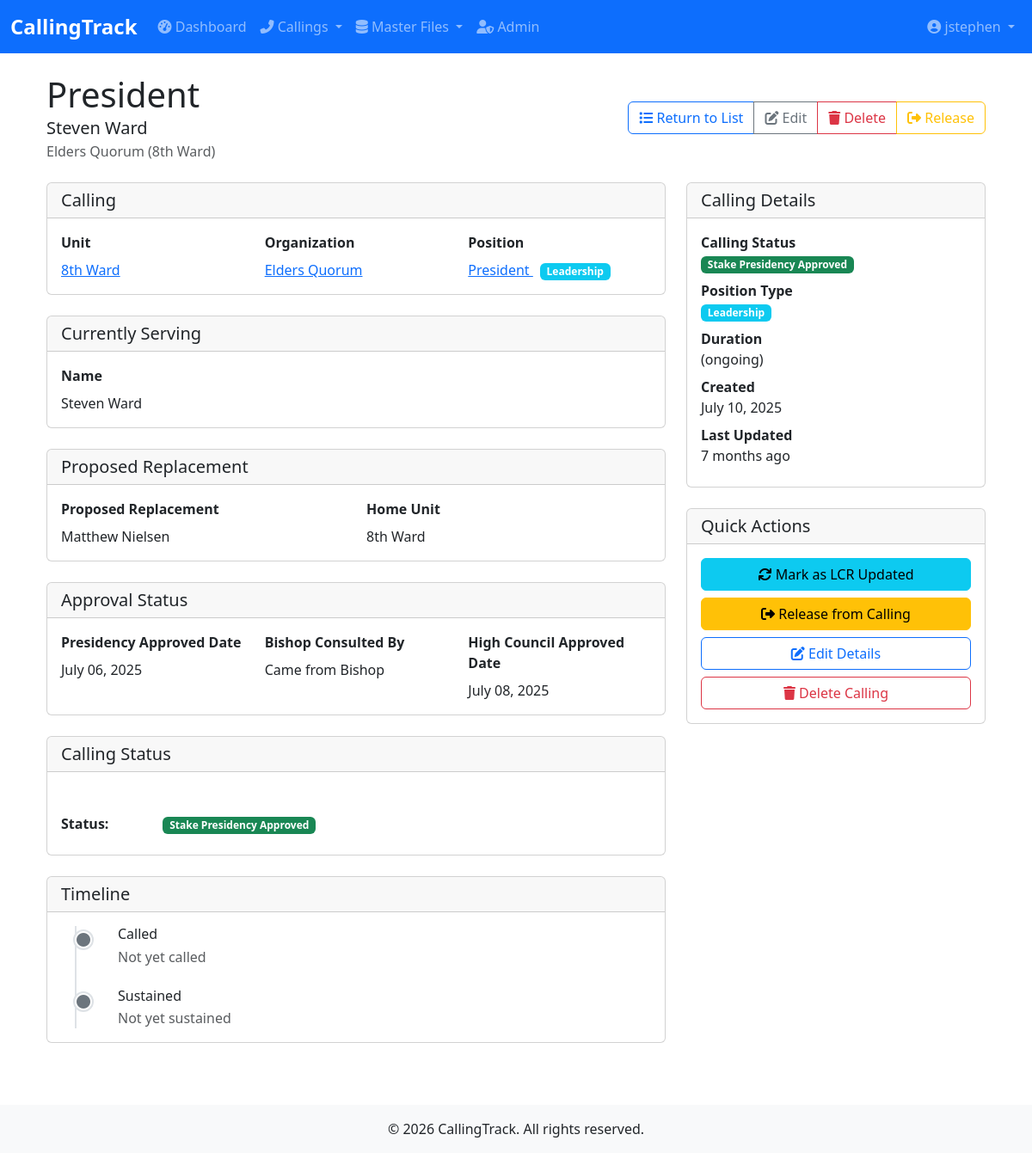
The app's page /callings/callings/145/ (signed in), older data.
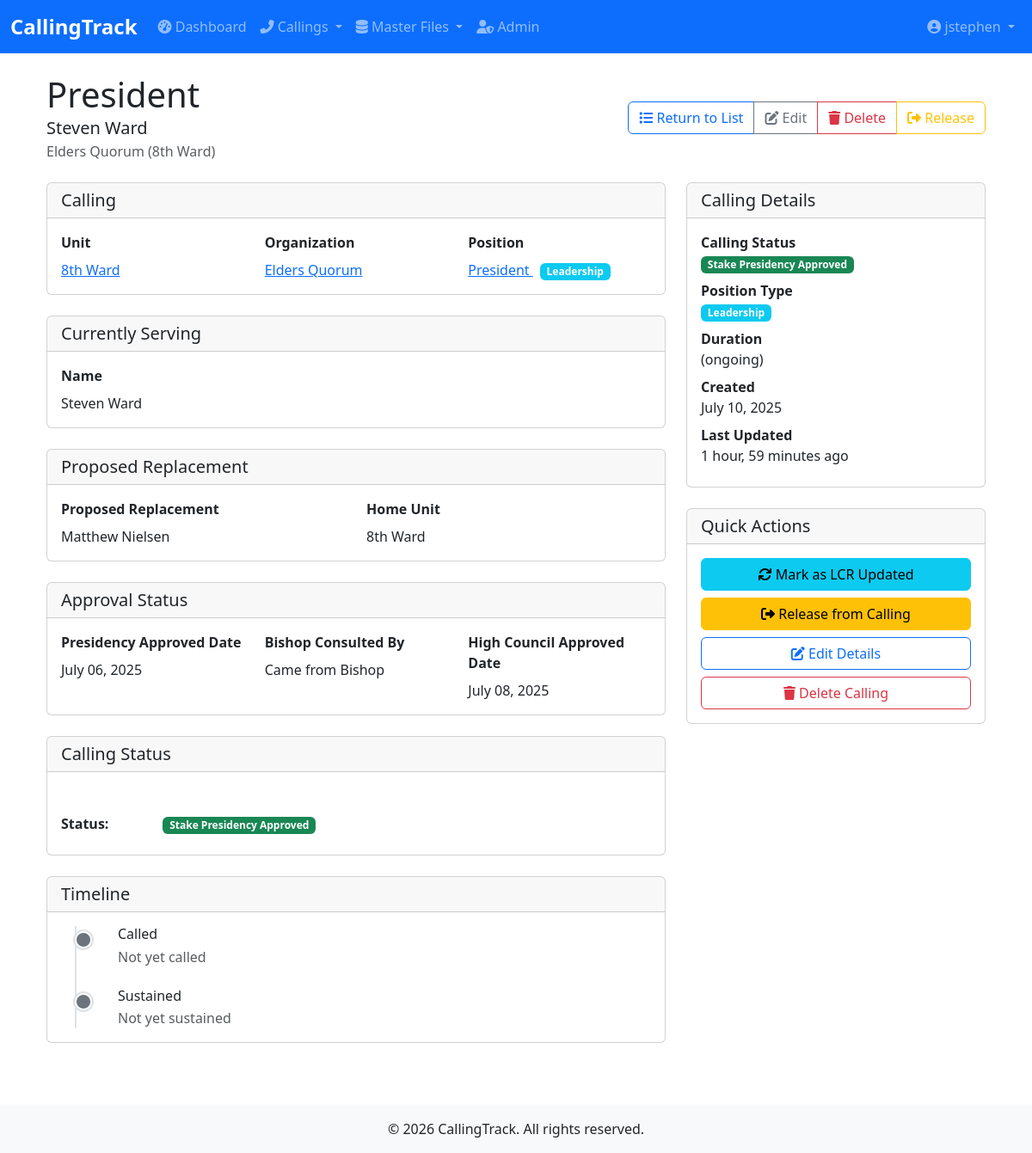
The same page, newer data.
### callings/models.py (models this page shows, shortened)
class Calling(models.Model):
    STATUS_CHOICES = [
        ('PENDING', 'Pending'),
        ('APPROVED', 'Stake Presidency Approved'),
        ('HC_APPROVED', 'High Council Approved'),
        ('ON_HOLD', 'On Hold'),
        ('CALLED', 'Called'),
        ('LCR_UPDATED', 'LCR Updated'),
    ]
    unit = models.ForeignKey(Unit, on_delete=models.CASCADE, related_name='callings')
    organization = models.ForeignKey(Organization, on_delete=models.PROTECT, related_name='callings')
    position = models.ForeignKey(Position, on_delete=models.PROTECT, related_name='callings')
    name = models.CharField(max_length=200, blank=True, null=True)
    status = models.CharField(max_length=12, choices=STATUS_CHOICES, default='PENDING')
    is_active = models.BooleanField(default=True, help_text="Whether this calling is currently active")
    date_called = models.DateField(null=True, blank=True, default=None, help_text="Date when the calling was issued")
    date_sustained = models.DateField(null=True, blank=True, help_text="Date when the calling was sustained")
    date_set_apart = models.DateField(null=True, blank=True, help_text="Date when the member was set apart")
    date_released = models.DateField(null=True, blank=True, help_text="Date when the calling was released")
    called_by = models.CharField(
        max_length=200,
        blank=True,
        null=True,
        help_text="Name of person who extended the calling"
    )
    released_by = models.CharField(
        max_length=200,
        blank=True,
        null=True,
        help_text="Name of person who released the calling"
    )
    proposed_replacement = models.CharField(
        max_length=200,
        blank=True,
        null=True,
        help_text="Name of the proposed replacement for this calling"
    )
    home_unit = models.ForeignKey(
        Unit,
        on_delete=models.SET_NULL,
        blank=True,
        null=True,
        related_name='home_members',
        help_text="Home unit of the person (may differ from calling unit)"
    )
    presidency_approved = models.DateField(
        null=True,
        blank=True,
        help_text="Date when the presidency approved the calling"
    )
    hc_approved = models.DateField(
        null=True,
        blank=True,
        help_text="Date when the high council approved the calling"
    )
    bishop_consulted_by = models.CharField(
        max_length=200,
        blank=True,
        null=True,
        help_text="Name of bishop who was consulted for the calling"
    )
    lcr_updated = models.BooleanField(
        default=False,
        help_text="Whether this calling has been synced with LCR"
    )
    notes = models.TextField(
        blank=True,
        null=True,
        help_text="Additional notes about the calling"
    )
    release_notes = models.TextField(
        blank=True,
        null=True,
        help_text="Notes about the release of this calling"
    )
    created_at = models.DateTimeField(auto_now_add=True)
    updated_at = models.DateTimeField(auto_now=True)
    class Meta:
        ordering = ['-date_called']
        verbose_name_plural = 'Callings'
        indexes = [
            models.Index(fields=['status', '-date_called'], name='calling_status_date_idx'),
            models.Index(fields=['unit', 'status'], name='calling_unit_status_idx'),
            models.Index(fields=['organization', 'status'], name='calling_org_status_idx'),
            models.Index(fields=['is_active', 'status'], name='calling_active_status_idx'),
            models.Index(fields=['date_released'], name='calling_released_idx'),
            models.Index(fields=['lcr_updated'], name='calling_lcr_idx'),
        ]
    def get_status_badge_class(self):
        status_map = {
            'PENDING': 'warning',
            'APPROVED': 'success',
            'IN_PROGRESS': 'primary',
            'COMPLETED': 'success',
            'CANCELLED': 'danger',
            'ON_HOLD': 'warning',
            'LCR_UPDATED': 'info',
        }
        return status_map.get(self.status, 'secondary')

class Position(models.Model):
    title = models.CharField(max_length=100, unique=True)
    description = models.TextField(blank=True, null=True, help_text="Description of the position's responsibilities")
    is_leadership = models.BooleanField(default=False, help_text="Whether this is a leadership position")
    is_active = models.BooleanField(default=True, help_text="Whether this position is currently active")
    requires_setting_apart = models.BooleanField(
        default=False,
        help_text="Whether this position requires the member to be set apart"
    )
    display_order = models.PositiveSmallIntegerField(
        default=0,
        help_text="Order in which positions should be displayed (lower numbers first)"
    )
    created_at = models.DateTimeField(auto_now_add=True)
    updated_at = models.DateTimeField(auto_now=True)
    class Meta:
        ordering = ['display_order', 'title']

class Organization(models.Model):
    name = models.CharField(max_length=100, unique=True)
    description = models.TextField(blank=True, null=True)
    unit = models.ForeignKey(Unit, on_delete=models.CASCADE, related_name='organizations', null=True, blank=True)
    leader = models.CharField(max_length=200, blank=True, null=True)
    is_active = models.BooleanField(default=True, help_text="Whether this organization is currently active")
    created_at = models.DateTimeField(auto_now_add=True)
    updated_at = models.DateTimeField(auto_now=True)
    class Meta:
        ordering = ['name']

class Unit(models.Model):
    UNIT_TYPES = [
        ('WARD', 'Ward'),
        ('BRANCH', 'Branch'),
        ('STAKE', 'Stake'),
    ]
    name = models.CharField(max_length=100)
    unit_type = models.CharField(max_length=10, choices=UNIT_TYPES)
    parent_unit = models.ForeignKey('self', on_delete=models.SET_NULL, null=True, blank=True, related_name='child_units')
    meeting_time = models.TimeField(null=True, blank=True, help_text="Regular meeting time for this unit")
    location = models.CharField(max_length=200, blank=True, help_text="Physical location of the unit")
    is_active = models.BooleanField(default=True, help_text="Whether this unit is currently active")
    sort_order = models.PositiveSmallIntegerField(
        default=0,
        help_text="Order in which units should be displayed (lower numbers first)"
    )
    created_at = models.DateTimeField(auto_now_add=True)
    updated_at = models.DateTimeField(auto_now=True)
    class Meta:
        ordering = ['sort_order', 'name']
    def __str__(self):
        unit_type_display = self.get_unit_type_display()
        if unit_type_display.lower() in self.name.lower():
            return self.name
        else:
            return f"{self.name} ({unit_type_display})"

### callings/views.py (the view, shortened to what this page needs)
# urls.py: path('callings/<int:pk>/', views.CallingDetailView.as_view(), name='calling-detail'),
class CallingDetailView(LoginRequiredMixin, TitleMixin, DetailView):
    model = Calling
    template_name = 'callings/calling/calling_detail.html'
    context_object_name = 'calling'
    def get_title(self):
        return f"Calling: {self.get_object().position.title}"
    def get_context_data(self, **kwargs):
        context = super().get_context_data(**kwargs)
        context['release_form'] = CallingReleaseForm(instance=self.object)
        context['back_url'] = self.get_back_url()
        return context
    def get_back_url(self):
        referer = self.request.META.get('HTTP_REFERER', '')
        from django.urls import reverse
        from urllib.parse import quote
        base_url = reverse('callings:callings-by-unit')
        if 'search=' in referer:
            import re
            search_match = re.search(r'search=([^&]+)', referer)
            if search_match:
                search_term = quote(search_match.group(1))
                return f"{base_url}?search={search_term}"
        return base_url

### callings/views.py (called while the page is built)
    def get_context_data(self, **kwargs):
        context = super().get_context_data(**kwargs)
        context['title'] = self.get_title()
        return context

### callings/templates/callings/calling/calling_detail.html (shortened to what the changed rows need)
{% extends 'callings/base.html' %}
{% block content %}
<div class="container">
    <div class="d-flex justify-content-between align-items-center mb-4">
        <div>
            <h1 class="mb-0">{{ object.position.title }}</h1>
            <p class="lead mb-0">{{ object.name }}</p>
            <p class="text-muted mb-0">
                {{ object.organization.name }}
                <span class="text-muted">({{ object.unit.name }})</span>
            </p>
        </div>
    </div>
    <div class="row">
        <div class="col-md-8">
            <div class="card mb-4">
                <div class="card-body">
                    <div class="row">
                        <div class="col-md-4">
                            <div>
                                <a href="{% url 'callings:unit-detail' object.unit.pk %}">
                                    {{ object.unit.name }}
                                </a>
                            </div>
                        </div>
                        <div class="col-md-4">
                            <div>
                                <a href="{% url 'callings:organization-detail' object.organization.pk %}">
                                    {{ object.organization.name }}
                                </a>
                            </div>
                        </div>
                        <div class="col-md-4">
                            <div>
                                <a href="{% url 'callings:position-detail' object.position.pk %}">
                                    {{ object.position.title }}
                                </a>
                                {% if object.position.is_leadership %}
                                    <span class="badge bg-info ms-2">Leadership</span>
                                {% endif %}
                            </div>
                        </div>
                    </div>
                </div>
            </div>
            <div class="card mb-4">
                <div class="card-body">
                    <div class="row">
                        <div class="col-md-4">
                            <label class="form-label fw-bold">Name</label>
                            <div>{{ object.name }}</div>
                        </div>
                    </div>
                </div>
            </div>
            {% if object.proposed_replacement or object.home_unit %}
            <div class="card mb-4">
                <div class="card-body">
                    <div class="row">
                        {% if object.proposed_replacement %}
                        <div class="col-md-6">
                            <label class="form-label fw-bold">Proposed Replacement</label>
                            <div>{{ object.proposed_replacement }}</div>
                        </div>
                        {% endif %}
                        {% if object.home_unit %}
                        <div class="col-md-6">
                            <label class="form-label fw-bold">Home Unit</label>
                            <div>{{ object.home_unit }}</div>
                        </div>
                        {% endif %}
                    </div>
                </div>
            </div>
            {% endif %}
            {% if object.presidency_approved or object.bishop_consulted_by or object.hc_approved %}
            <div class="card mb-4">
                <div class="card-body">
                    <div class="row">
                        {% if object.presidency_approved %}
                        <div class="col-md-4">
                            <label class="form-label fw-bold">Presidency Approved Date</label>
                            <div>{{ object.presidency_approved|date:"F d, Y" }}</div>
                        </div>
                        {% endif %}
                        {% if object.bishop_consulted_by %}
                        <div class="col-md-4">
                            <label class="form-label fw-bold">Bishop Consulted By</label>
                            <div>{{ object.bishop_consulted_by }}</div>
                        </div>
                        {% endif %}
                        {% if object.hc_approved %}
                        <div class="col-md-4">
                            <label class="form-label fw-bold">High Council Approved Date</label>
                            <div>{{ object.hc_approved|date:"F d, Y" }}</div>
                        </div>
                        {% endif %}
                    </div>
                </div>
            </div>
            {% endif %}
            <div class="card mb-4">
                <div class="card-body">
                    <div class="row">
                        <div class="col-md-12">
                            <dl class="row mb-0">
                                <dd class="col-sm-10">
                                    <span class="badge bg-{{ object.get_status_badge_class }}">
                                        {{ object.get_status_display }}
                                    </span>
                                </dd>
                            </dl>
                        </div>
                    </div>
                </div>
            </div>
        </div>
        <div class="col-md-4">
            <div class="card mb-4">
                <div class="card-body">
                    <dl class="mb-0">
                        <dt>Calling Status</dt>
                        <dd>
                            <span class="badge bg-{{ object.get_status_badge_class }}">
                                {{ object.get_status_display }}
                            </span>
                        </dd>
                        <dt>Position Type</dt>
                        <dd>
                            {% if object.position.is_leadership %}
                                <span class="badge bg-info">Leadership</span>
                            {% else %}
                                <span class="badge bg-secondary">Auxiliary</span>
                            {% endif %}
                        </dd>
                        <dt>Duration</dt>
                        <dd>
                            {% if object.date_released %}
                                {{ object.date_called|timesince:object.date_released }}
                            {% else %}
                                {{ object.date_called|timesince }} (ongoing)
                            {% endif %}
                        </dd>
                        <dt>Created</dt>
                        <dd>{{ object.created_at|date:"F d, Y" }}</dd>
                        <dt>Last Updated</dt>
                        <dd>{{ object.updated_at|timesince }} ago</dd>
                    </dl>
                </div>
            </div>
        </div>
    </div>
</div>
{% endblock %}

Row changes from the older to the newer data that the page shows:
changed Calling "Steven Ward": updated_at "7 months" → "1 hour, 59 minutes"
